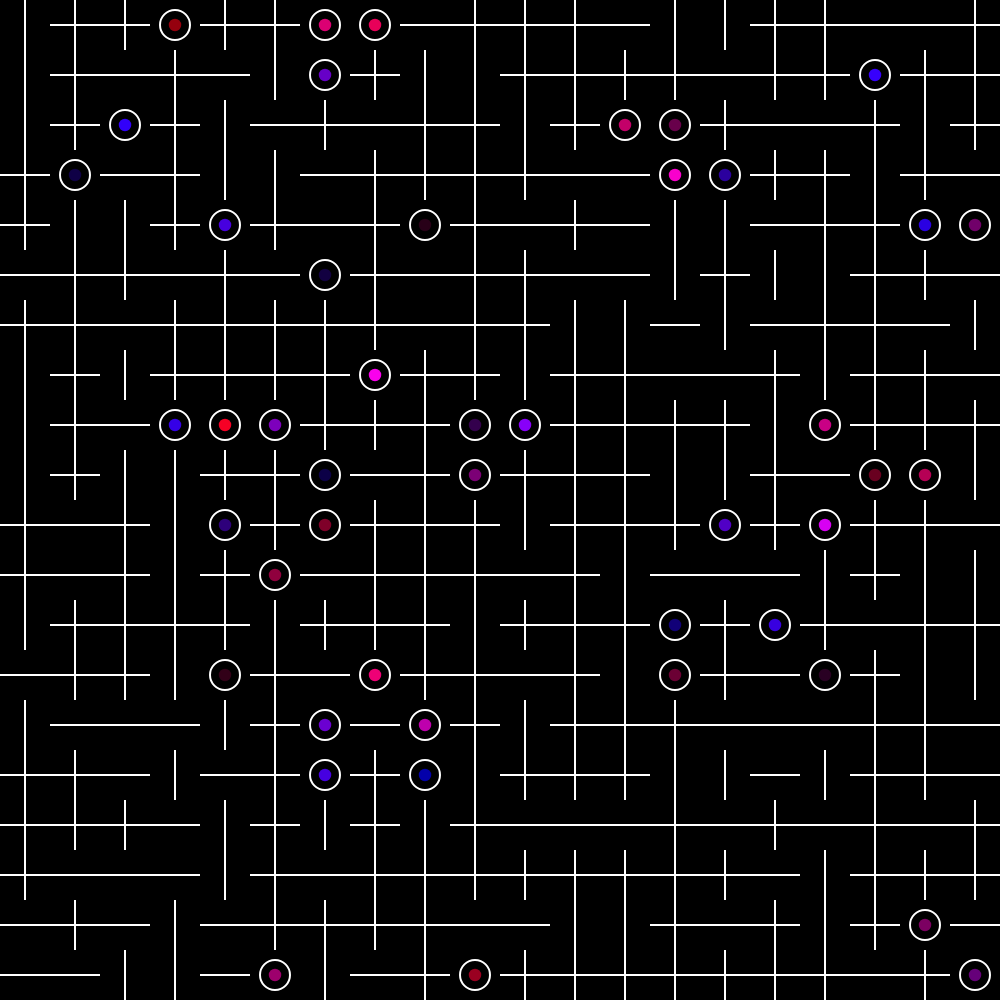
Frame 1 (no input)
Frame 60 (no input): identical to frame 1, image omitted
Frame 120 (the mouse pressed at the canvas centre since frame 60): identical to frame 1, image omitted

The p5.js sketch that drew this single still picture (run headless with seeded random() and noise() and a simulated clock; from frame 60 on, the mouse is pressed at the canvas centre):

// p5.js sketch
// ── sketch.js
/* * * * * * * * * * * * * * * * * * * * * *
Daily sketch #30
23/12/2017
Samuel Mann
   - http://mistermann.me
   - https://www.instagram.com/colakollektiv/
* * * * * * * * * * * * * * * * * * * * * */

var modules = [];

var gridSize = 20;

function setup(){
   createCanvas(1000, 1000);
   background(0);

   for (var i = 0; i < gridSize; i++) {
      var posX = i * (height/gridSize);
      for (var j = 0; j < gridSize; j++) {
         var posY = j * (width/gridSize);
         modules.push(new module(posX, posY, width/gridSize));
      }
   }

   for (var i = 0; i < modules.length; i++) {
      modules[i].show();
   }

}

function draw(){

}

// ** ** ** ** ** ** ** ** ** ** ** ** ** ** ** **
// ** ** ** ** ** ** ** ** ** ** ** ** ** ** ** **

function fillHsluv(h, s, l) {
  var rgb = hsluv.hsluvToRgb([h, s, l]);
  fill(rgb[0] * 255, rgb[1] * 255, rgb[2] * 255);
}
function strokeHsluv(h, s, l) {
  var rgb = hsluv.hsluvToRgb([h, s, l]);
  stroke(rgb[0] * 255, rgb[1] * 255, rgb[2] * 255);
}

// ── module.js
function module(x, y, s){
   this.x = x;
   this.y = y;
   this.center = createVector(x + s/2, y + s/2);
   this.s = s;

   var rand = random();

   this.rand = random();

   this.show = function(){
      noFill();
      // fill(random(255), 0, random(255));
      stroke(255);
      strokeWeight(2);
      strokeCap(SQUARE);
      if (rand < 0.5){
         line(this.x + this.s/2, this.y, this.x + this.s/2, this.y + this.s);
         line(this.x, this.y + this.s/2, this.x + this.s, this.y + this.s/2);
      }
      else if (rand < 0.7) {
         line(this.x, this.y + this.s/2, this.x + this.s, this.y + this.s/2);
      }
      else if (rand < 0.9) {
         line(this.x + this.s/2, this.y, this.x + this.s/2, this.y + this.s);
      }
      else {
         ellipse(this.center.x, this.center.y, this.s * 0.6);
         noStroke();
         fill(random(255), 0, random(255));
         ellipse(this.center.x, this.center.y, this.s * 0.25);
      }
   }
}
